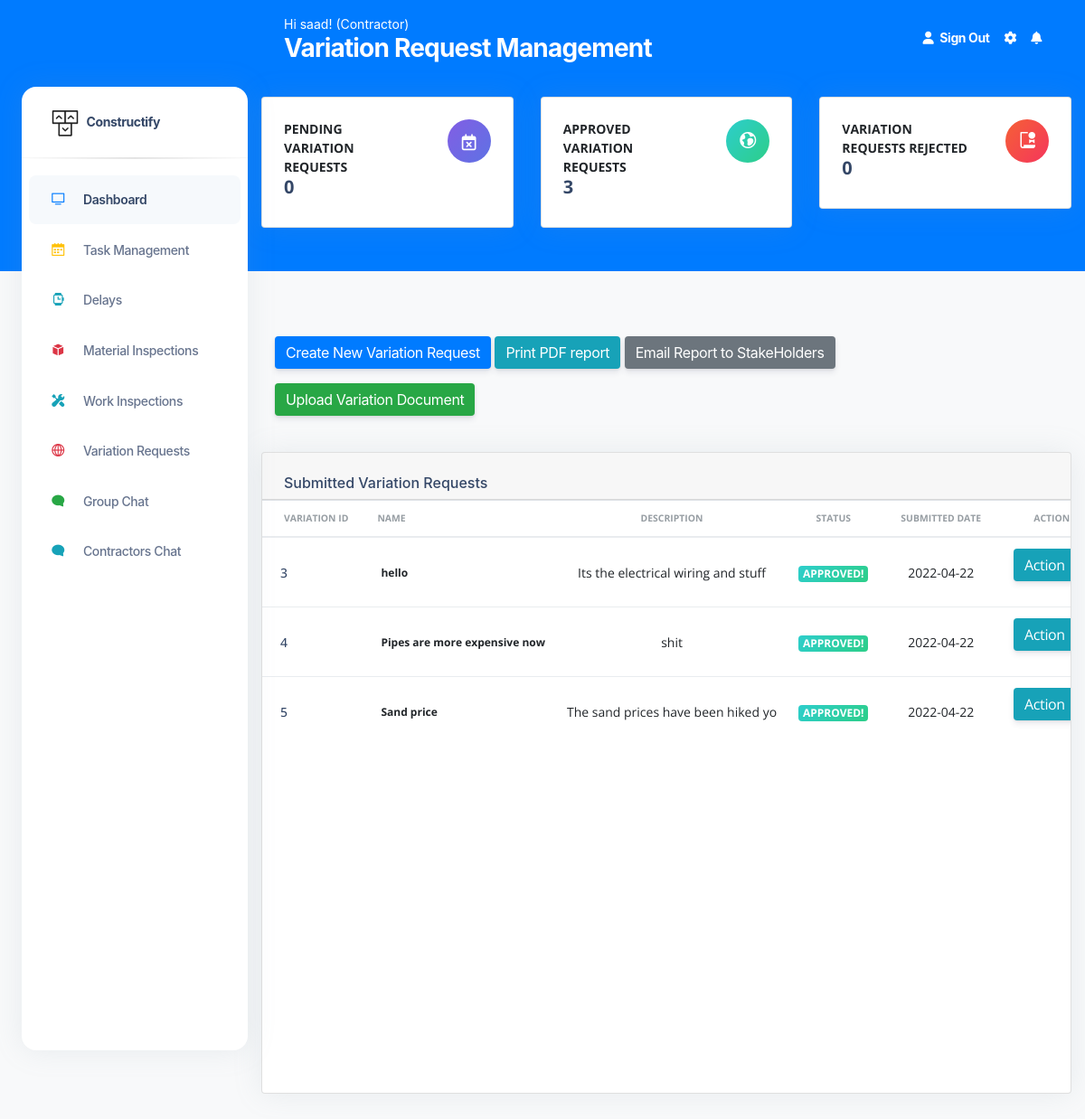
The app's page /VariationRequests (signed in) with its own data.
### construct/models.py (models this page shows, shortened)
class User(db.Model, UserMixin):
    id = db.Column(db.Integer(), nullable=False, primary_key=True)
    username = db.Column(db.String(length=30), nullable=False, unique=True)
    email_address = db.Column(db.String(length=50),
                              nullable=False, unique=True)
    password_hash = db.Column(db.String(length=50),
                              nullable=False, unique=True)
    role = db.Column(db.String(length=30), nullable=False, unique=False)
    contact_number = db.Column(db.String(length=30), nullable=False, unique=False)
    @property
    def password(self):
        return self.password

class VariationInspectionRequests(db.Model):
    id = db.Column(db.Integer(), nullable=False, primary_key=True)
    name = db.Column(db.String(length=30), nullable=False)
    description = db.Column(db.String(length=30), nullable=False)
    status = db.Column(db.String(length=30), nullable=True, default="Submitted")
    submitted_date = db.Column(db.String(length=30), nullable=False)

### construct/routes.py (the view)
@app.route("/VariationRequests", methods=['GET', 'POST'])
@login_required
def variation_requests_page():
    db.create_all()
    pending_variation= VariationInspectionRequests.query.filter(VariationInspectionRequests.status == "Submitted").count()
    approved_variation= VariationInspectionRequests.query.filter(VariationInspectionRequests.status == "Approved!").count()
    Rejected_variation= VariationInspectionRequests.query.filter(VariationInspectionRequests.status == "Rejected").count()
    variation_list = VariationInspectionRequests.query.all()
    page_message="Variation Request Management"
    if request.method == "GET":
        return render_template('VariationsManagementPage.html',pending_variation=pending_variation,
        approved_variation=approved_variation,Rejected_variation=Rejected_variation,
        variation_list=variation_list,page_message=page_message )

### construct/models.py (called while the page is built)
@login_manager.user_loader
def load_user(user_id):
    return User.query.get(int(user_id))

### construct/templates/VariationsManagementPage.html (shortened to what this page needs)
<!DOCTYPE html>
<html lang="en">
<head>
  <link href="{{ url_for('static', filename='assets')}}/css/nucleo-icons.css" rel="stylesheet" />
  <link href="{{ url_for('static', filename='assets')}}/css/nucleo-svg.css" rel="stylesheet" />
  <link href="{{ url_for('static', filename='assets')}}/css/nucleo-svg.css" rel="stylesheet" />
  <link id="pagestyle" href="{{ url_for('static', filename='assets')}}/css/argon-dashboard.css?v=2.0.2"
    rel="stylesheet" />
  <link rel="stylesheet" type="text/css"
    href="https://stackpath.bootstrapcdn.com/bootstrap/4.2.1/css/bootstrap.min.css">
</head>
{% include 'includes/GlobalSideNavbar.html' %}
<main class="main-content position-relative border-radius-lg ">
  {% include 'includes/GlobalNavbar.html' %}
  <div class="container-fluid py-4">
    <div class="row">
      <div class="col-xl-4 col-sm-6 mb-xl-0 mb-4">
        <div class="card">
          <div class="card-body p-4">
            <div class="row">
              <div class="col-8">
                <div class="numbers">
                  <p class="text-sm mb-0 text-uppercase font-weight-bold">Pending Variation Requests</p>
                  <h5 class="font-weight-bolder">
                    {{pending_variation}}
                  </h5>
                </div>
              </div>
              <div class="col-4 text-end">
                <div class="icon icon-shape bg-gradient-primary shadow-primary text-center rounded-circle">
                  <i class="fa fa-calendar-times-o text-lg opacity-10" aria-hidden="true"></i>
                </div>
              </div>
            </div>
          </div>
        </div>
      </div>
      <div class="col-xl-4 col-sm-6 mb-xl-0 mb-4">
        <div class="card">
          <div class="card-body p-4">
            <div class="row">
              <div class="col-8">
                <div class="numbers">
                  <p class="text-sm mb-0 text-uppercase font-weight-bold">Approved Variation Requests</p>
                  <h5 class="font-weight-bolder">
                    {{approved_variation}}
                  </h5>
                </div>
              </div>
              <div class="col-4 text-end">
                <div class="icon icon-shape bg-gradient-success shadow-success text-center rounded-circle">
                  <i class="ni ni-world text-lg opacity-10" aria-hidden="true"></i>
                </div>
              </div>
            </div>
          </div>
        </div>
      </div>
      <div class="col-xl-4 col-sm-6 mb-xl-0 mb-4">
        <div class="card">
          <div class="card-body p-4">
            <div class="row">
              <div class="col-8">
                <div class="numbers">
                  <p class="text-sm mb-0 text-uppercase font-weight-bold">Variation Requests Rejected</p>
                  <h5 class="font-weight-bolder">
                    {{Rejected_variation}}
                  </h5>
                </div>
              </div>
              <div class="col-4 text-end">
                <div class="icon icon-shape bg-gradient-danger shadow-danger text-center rounded-circle">
                  <i class="ni ni-paper-diploma text-lg opacity-10" aria-hidden="true"></i>
                </div>
              </div>
            </div>
          </div>
        </div>
      </div>
    </div>
  </div>
  <br><br><br><br>
 <div class="col-10">
    <div class="container">
      <div class="row">
        <div class="col text-left">
         {% if current_user.role == 'Contractor' %}
          <a href="{{url_for('VariationCreate')}}" class="btn btn-primary" role="button" aria-disabled="true"
            target="_blank">Create New Variation Request</a>
       {% endif %}
             <a href="{{url_for('VariationPdfGeneration')}}" class="btn btn-info" role="button" aria-disabled="true"
           target="_blank">Print PDF report</a>
                  <a href="{{url_for('VariationPdfGeneration')}}?needs_to_be_emailed=Yes" class="btn btn-secondary" role="button" aria-disabled="true"
            target="_blank">Email Report to StakeHolders</a>
                   {% if current_user.role == 'Contractor' %}
         <a href="{{url_for('VariationDocumentUploadPage')}}" class="btn btn-success" role="button" aria-disabled="true"
            target="_blank">Upload Variation Document</a>
          {% endif %}
        </div>
      </div>
    </div>
  </div>
  <div class="container-fluid py-4">
    <div class="row">
      <div class="col-12">
        <div class="card mb-4">
          <div class="card-header pb-0">
            <h6>Submitted Variation Requests</h6>
          </div>
          <div class="card-body px-0 pt-0 pb-10">
            <div class="table-responsive p-0">
              <table class="table align-items-center mb-10">
                <thead>
                  <tr>
                    <th class="text-uppercase text-secondary text-xxs font-weight-bolder opacity-7">Variation ID</th>
                    <th class="text-uppercase text-secondary text-xxs font-weight-bolder opacity-7 ps-2">Name</th>
                    <th class="text-center text-uppercase text-secondary text-xxs font-weight-bolder opacity-7">Description</th>
                    <th class="text-center text-uppercase text-secondary text-xxs font-weight-bolder opacity-7">Status</th>
                    <th class="text-center text-uppercase text-secondary text-xxs font-weight-bolder opacity-7">Submitted Date</th>
                    <th class="text-center text-uppercase text-secondary text-xxs font-weight-bolder opacity-7">Action</th>
                  </tr>
                </thead>
                <tbody>
                  {% for variation in variation_list %}
                  <tr>
                    <td>
                      <div class="d-flex px-2 py-1">
                        <div class="d-flex flex-column justify-content-center">
                          <h6 class="mb-0 text-sm">{{variation.id}}</h6>
                        </div>
                      </div>
                    </td>
                    <td>
                      <p class="text-xs font-weight-bold mb-0">{{variation.name}}</p>
                    </td>
                    <td class="align-middle text-center text-sm">
                      <p class="mb-0 text-sm">{{variation.description}}</p>
                    </td>
                    {% if 'Approved!' in variation.status %}
                    <td class="align-middle text-center">
                      <span class="badge badge-sm bg-gradient-success">{{variation.status}}</span>
                    </td>
                    {% endif %}
                    <td class="align-middle text-center">
                      <p class="mb-0 text-sm">{{variation.submitted_date}}</p>
                    </td>
                  <td class="align-middle">
                          <div class="btn-group">
                      <button type="button" class="btn btn-info dropdown-toggle" data-toggle="dropdown"
                          aria-haspopup="true" aria-expanded="false">
                         Action
                        </button>
                      </div>
                    </td>
                  </tr>
                  {% endfor %}
                </tbody>
              </table>
            </div>
          </div>
        </div>
      </div>
    </div>
  </div>
  </body>
</html>

### construct/templates/includes/GlobalNavbar.html (shortened to what this page needs)
<nav class="navbar navbar-main navbar-expand-lg px-0 mx-4 shadow-none border-radius-xl " id="navbarBlur" data-scroll="false">
    <div class="container-fluid py-1 px-3">
      <nav aria-label="breadcrumb">
        <ol class="breadcrumb bg-transparent mb-0 pb-0 pt-1 px-0 me-sm-6 me-5">
          <li class="breadcrumb-item text-sm text-white active" aria-current="page">Hi {{current_user.username}}! ({{current_user.role}}) </li>
        </ol>
        <h3 class="font-weight-bolder text-white mb-0"> {{page_message}}</h3>
      </nav>
        <ul class="navbar-nav  justify-content-end">
          <li class="nav-item d-flex align-items-left">
            <a href="{{url_for('logout_page')}}" class="nav-link text-white font-weight-bold px-0">
              <i class="fa fa-user me-sm-1"></i>
              <span class="d-sm-inline d-none">Sign Out</span>
            </a>
          </li>
          <li class="nav-item px-3 d-flex align-items-center">
            <a href="javascript:;" class="nav-link text-white p-0">
              <i class="fa fa-cog fixed-plugin-button-nav cursor-pointer"></i>
            </a>
          </li>
          <li class="nav-item dropdown pe-2 d-flex align-items-center">
            <a href="javascript:;" class="nav-link text-white p-0" id="dropdownMenuButton" data-bs-toggle="dropdown" aria-expanded="false">
              <i class="fa fa-bell cursor-pointer"></i>
            </a>
          </li>
        </ul>
      </div>
  </nav>

### construct/static/assets/css/nucleo-svg.css (style rules this page uses)
.icon { display: inline-block; color: #111111; height: 1em; width: 1em; }
.icon { fill: currentColor; stroke: none; }

### records on screen
User: username "saad", role "Contractor"
VariationInspectionRequests: id "3", name "hello", description "Its the electrical wiring and stuff", status "APPROVED!", submitted_date "2022-04-22"
VariationInspectionRequests: id "4", name "Pipes are more expensive now", description "shit", status "APPROVED!", submitted_date "2022-04-22"
VariationInspectionRequests: id "5", name "Sand price", description "The sand prices have been hiked yo", status "APPROVED!", submitted_date "2022-04-22"

### other values on screen
{{ page_message }} "Variation Request Management"
{{ pending_variation }} "0"
{{ approved_variation }} "3"
{{ Rejected_variation }} "0"
